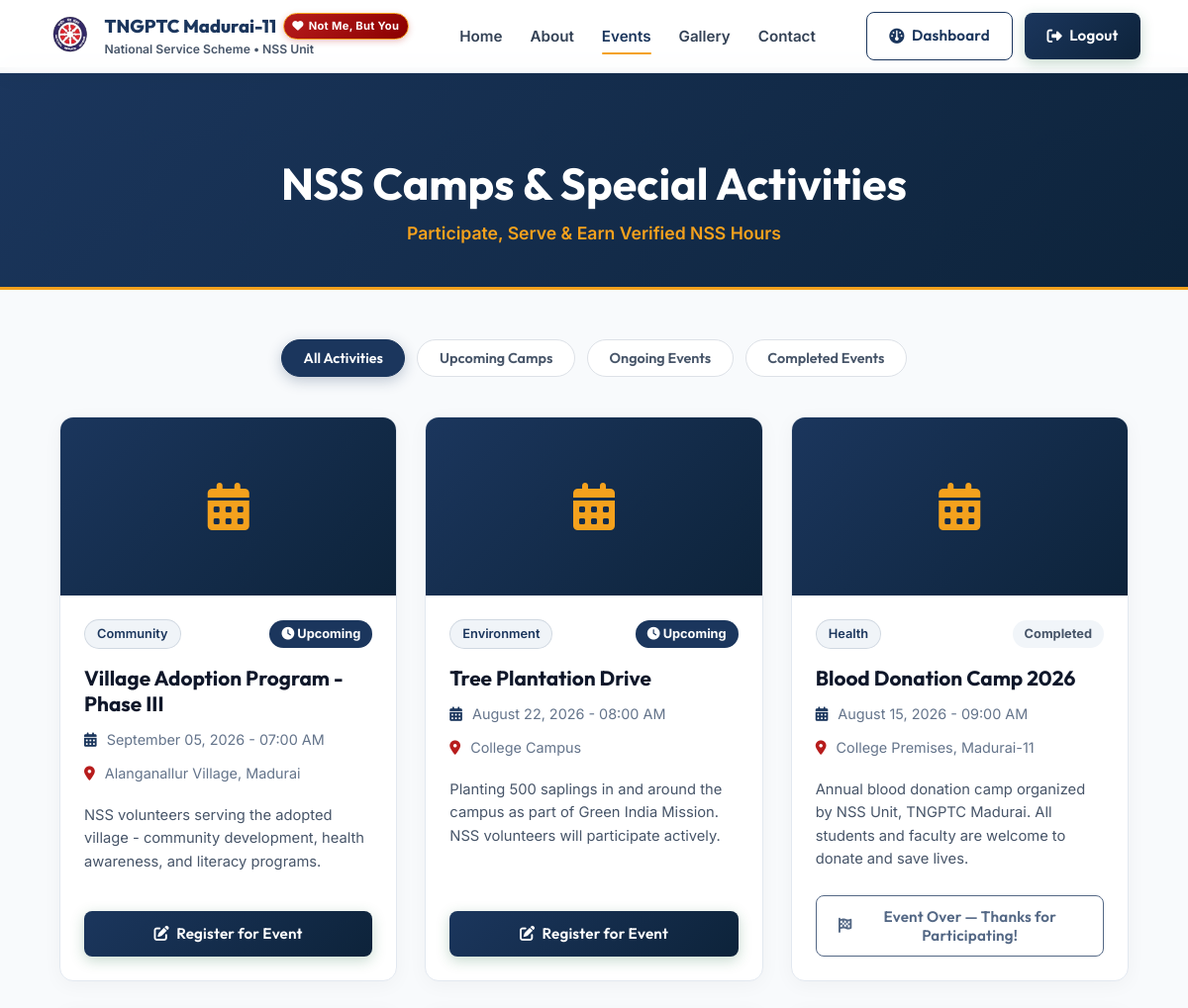
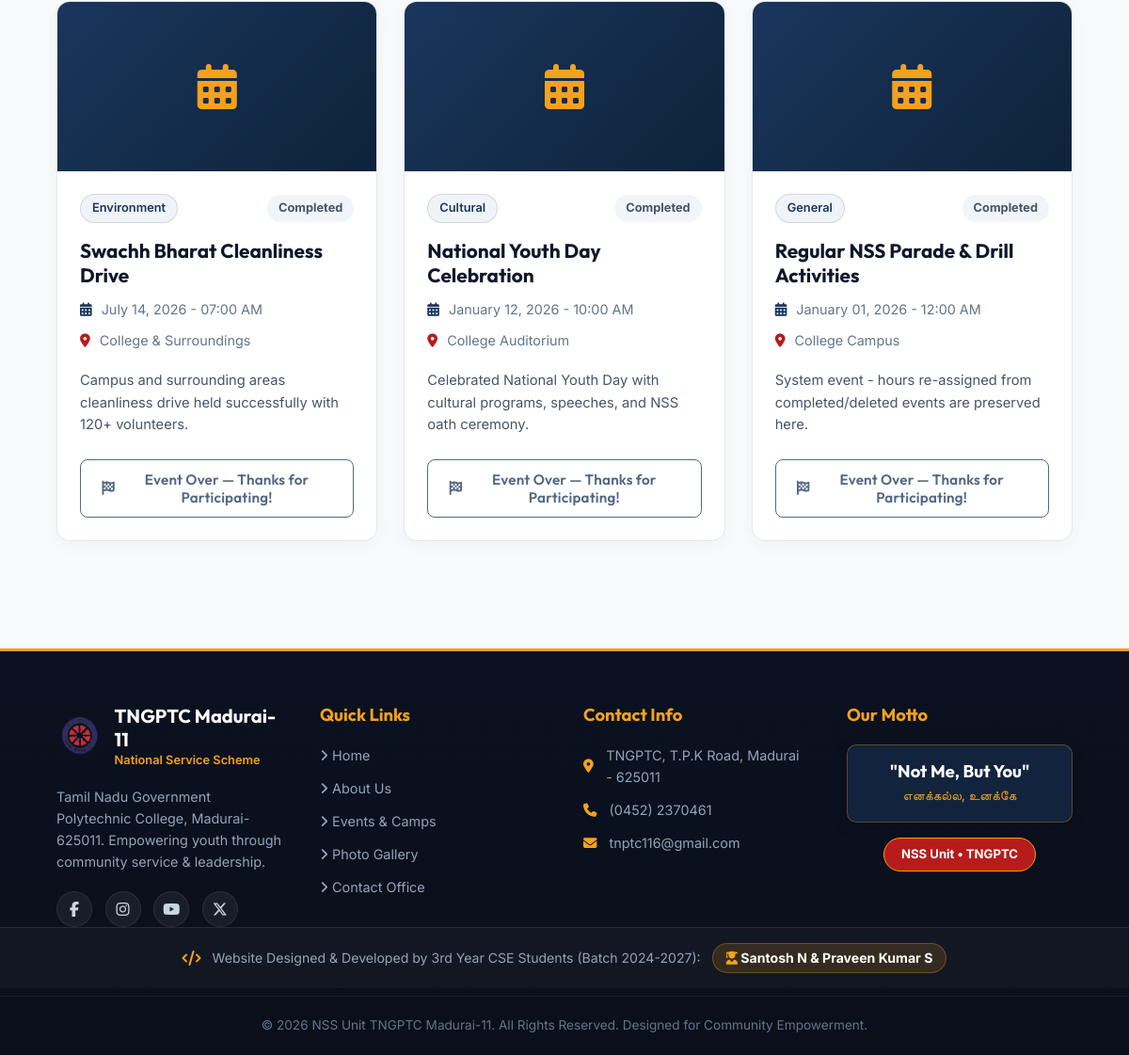
The app's page /events.php (signed in) with its own data (2 pictures, top to bottom).
### tables this page shows
CREATE TABLE events (
    id INT AUTO_INCREMENT PRIMARY KEY,
    title VARCHAR(200) NOT NULL,
    description TEXT,
    event_date DATETIME NOT NULL,
    end_date DATETIME DEFAULT NULL,
    location VARCHAR(200),
    image VARCHAR(255) DEFAULT NULL,
    image_path VARCHAR(255) DEFAULT NULL,
    category VARCHAR(100) DEFAULT 'General',
    max_participants INT DEFAULT 0,
    status ENUM('upcoming','ongoing','completed','postponed','cancelled') DEFAULT 'upcoming',
    created_by INT,
    created_at TIMESTAMP DEFAULT CURRENT_TIMESTAMP,
    FOREIGN KEY (created_by) REFERENCES users(id) ON DELETE SET NULL
);

### events.php (the view, shortened to what this page needs)
<?php
require_once __DIR__ . '/includes/header.php';
$user_id = $_SESSION['user_id'] ?? 0;
$events = [];
try {
    if (isset($pdo)) {
        if ($user_id > 0) {
            $stmt = $pdo->prepare("
                SELECT e.*, (SELECT COUNT(*) FROM event_registrations r WHERE r.event_id = e.id) as reg_count,
                       (SELECT id FROM event_registrations r2 WHERE r2.event_id = e.id AND r2.user_id = ?) as user_registered_id
                FROM events e
                ORDER BY e.event_date DESC
            ");
            $stmt->execute([$user_id]);
            $events = $stmt->fetchAll(PDO::FETCH_ASSOC);
        }
    }
} catch (Exception $e) { }
?>
<div class="page-hero" style="padding: 90px 5% 40px; text-align: center; background: linear-gradient(135deg, #1b365d 0%, #0d233a 100%); border-bottom: 3px solid #f4a11d;">
    <h1 class="page-title" style="font-size:2.8rem; color:white; margin-bottom: 0.5rem;">NSS Camps & Special Activities</h1>
    <p style="color:#f4a11d; font-size:1.1rem; font-weight:600;">Participate, Serve & Earn Verified NSS Hours</p>
</div>
<section class="section" style="padding: 50px 5%; max-width: 1300px; margin: 0 auto;">
    <div class="filters" style="display: flex; justify-content: center; gap: 12px; margin-bottom: 40px; flex-wrap: wrap;">
        <button type="button" class="filter-btn active" data-filter="all">All Activities</button>
        <button type="button" class="filter-btn" data-filter="upcoming">Upcoming Camps</button>
        <button type="button" class="filter-btn" data-filter="ongoing">Ongoing Events</button>
        <button type="button" class="filter-btn" data-filter="completed">Completed Events</button>
    </div>
    <div class="events-grid" style="display:grid; grid-template-columns: repeat(auto-fill, minmax(340px, 1fr)); gap: 28px;">
        <?php foreach ($events as $ev):
            $eventTimestamp = strtotime($ev['event_date']);
            $now = time();
            $oneDay = 86400;
            $rawStatus = strtolower($ev['status'] ?? 'upcoming');
            if ($rawStatus === 'postponed' || $rawStatus === 'cancelled') {
                $status = $rawStatus;
            } elseif ($eventTimestamp > $now) {
                $status = 'upcoming';
            } elseif ($eventTimestamp <= $now && $eventTimestamp >= ($now - $oneDay)) {
                $status = 'ongoing';
            } else {
                $status = 'completed';
            }
            $imgSrc = !empty($ev['image']) ? $ev['image'] : (!empty($ev['image_path']) ? $ev['image_path'] : null);
            $userRegistered = !empty($ev['user_registered_id']);
        ?>
        <div class="event-card event-item <?= $status ?>" data-aos="fade-up" style="background:#fff; border:1px solid #e2e8f0; border-radius:14px; overflow:hidden; display:flex; flex-direction:column; box-shadow:0 4px 20px rgba(0,0,0,0.04);">
            <?php if ($imgSrc): ?>
                <img src="<?= htmlspecialchars($imgSrc) ?>" alt="<?= htmlspecialchars($ev['title']) ?>" style="width:100%; height:200px; object-fit:cover;">
            <?php else: ?>
                <div style="width:100%; height:180px; background:linear-gradient(135deg, #1b365d 0%, #0d233a 100%); display:flex; align-items:center; justify-content:center; color:#f4a11d;">
                    <i class="fas fa-calendar-alt" style="font-size:3rem;"></i>
                </div>
            <?php endif; ?>
            <div class="event-body" style="padding: 1.5rem; flex:1; display:flex; flex-direction:column;">
                <div style="display:flex; justify-content:space-between; align-items:center; margin-bottom:1rem;">
                    <span class="badge" style="background:#f0f4f8; color:#1b365d; padding:4px 12px; border-radius:20px; font-weight:600; font-size:0.8rem; border:1px solid rgba(27,54,93,0.15);"><?= htmlspecialchars($ev['category'] ?? 'General') ?></span>
                    <?php if ($status === 'upcoming'): ?>
                        <span class="badge" style="background:#1b365d; color:#fff; padding:4px 12px; border-radius:20px; font-weight:700; font-size:0.8rem;"><i class="fas fa-clock"></i> Upcoming</span>
                    <?php elseif ($status === 'ongoing'): ?>
                        <span class="badge" style="background:#dcfce7; color:#166534; padding:4px 12px; border-radius:20px; font-weight:700; font-size:0.8rem; border:1px solid #bbf7d0;"><i class="fas fa-broadcast-tower fa-spin"></i> Ongoing Now</span>
                    <?php elseif ($status === 'completed'): ?>
                        <span class="badge" style="background:#f1f5f9; color:#475569; padding:4px 12px; border-radius:20px; font-weight:700; font-size:0.8rem;">Completed</span>
                    <?php elseif ($status === 'postponed'): ?>
                        <span class="badge" style="background:#fef3c7; color:#92400e; padding:4px 12px; border-radius:20px; font-weight:700; font-size:0.8rem;">Postponed</span>
                    <?php else: ?>
                        <span class="badge" style="background:#fee2e2; color:#991b1b; padding:4px 12px; border-radius:20px; font-weight:700; font-size:0.8rem;">Cancelled</span>
                    <?php endif; ?>
                </div>
                <h3 class="event-title" style="font-size:1.3rem; color:#0f172a; margin-bottom:0.75rem; font-family:'Outfit',sans-serif;"><?= htmlspecialchars($ev['title']) ?></h3>
                <div class="event-meta" style="margin-bottom:1.25rem; font-size:0.9rem; color:#64748b;">
                    <div style="margin-bottom:4px;"><i class="fas fa-calendar-alt" style="color:#1b365d; margin-right:6px;"></i> <?= date('F d, Y - h:i A', $eventTimestamp) ?></div>
                    <div><i class="fas fa-map-marker-alt" style="color:#b71c1c; margin-right:6px;"></i> <?= htmlspecialchars($ev['location']) ?></div>
                </div>
                <p style="color:#475569; font-size:0.92rem; line-height:1.6; margin-bottom:1.5rem; flex:1;"><?= htmlspecialchars($ev['description'] ?? '') ?></p>
                <div class="event-footer" style="margin-top:auto;">
                    <?php if ($status === 'completed'): ?>
                        <button class="btn btn-outline btn-block" style="width:100%; opacity:0.75; font-weight:600;" disabled>
                            <i class="fas fa-flag-checkered"></i> Event Over — Thanks for Participating!
                        </button>
                    <?php elseif ($status === 'postponed' || $status === 'cancelled'): ?>
                        <button class="btn btn-outline btn-block" style="width:100%; opacity:0.85; color:#92400e; background:#fffbe8;" disabled>
                            <i class="fas fa-pause-circle"></i> Event <?= ucfirst($status) ?>
                        </button>
                    <?php elseif ($userRegistered): ?>
                        <a href="event-detail.php?id=<?= $ev['id'] ?>" class="btn btn-success btn-block" style="width:100%; text-align:center; background:#166534; border:none; color:white; font-weight:700;">
                            <i class="fas fa-check-circle"></i> Already Registered (View)
                        </a>
                    <?php else: ?>
                        <a href="event-detail.php?id=<?= $ev['id'] ?>" class="btn btn-primary btn-block" style="width:100%; text-align:center;">
                            <i class="fas fa-edit"></i> Register for Event
                        </a>
                    <?php endif; ?>
                </div>
            </div>
        </div>
        <?php endforeach; ?>
    </div>
</section>
<?php require_once __DIR__ . '/includes/footer.php'; ?>

### css/style.css (style rules this page uses)
:root { --primary: #1b365d; --primary-dark: #0d233a; --primary-light: #2a4a7f; --primary-subtle: rgba(27, 54, 93, 0.08); --accent: #f4a11d; --accent-light: #f4a11d; --accent-dark: #d98200; --accent-subtle: rgba(244, 161, 29, 0.12); --nss-red: #b71c1c; --bg: #f0f2f5; --bg-surface: #ffffff; --bg-card: #ffffff; --bg-card-hover: #fafbfc; --bg-alt: #edf0f4; --bg-section-alt: #f5f7fa; --border: #dde1e7; --border-accent: rgba(244, 161, 29, 0.4); --shadow: 0 4px 20px rgba(0, 0, 0, 0.06); --shadow-hover: 0 12px 35px rgba(27, 54, 93, 0.14); --shadow-accent-glow: 0 8px 25px rgba(244, 161, 29, 0.25); --text: #0f172a; --text-dark: #0f172a; --text-muted: #475569; --text-dim: #64748b; --font-heading: 'Outfit', sans-serif; --font-body: 'Inter', sans-serif; --radius: 10px; --radius-lg: 14px; --radius-full: 9999px; --transition: 0.3s cubic-bezier(0.4, 0, 0.2, 1); --z-particles: 0; --z-base: 1; --z-nav: 1000; --z-modal: 2000; --z-loader: 9999; }
*, *::before, *::after { margin: 0; padding: 0; box-sizing: border-box; }
html { scroll-behavior: smooth; font-size: 16px; }
body { background-color: var(--bg); color: var(--text); font-family: var(--font-body); line-height: 1.6; overflow-x: hidden; -webkit-font-smoothing: antialiased; }
h1, h2, h3, h4, h5, h6 { font-family: var(--font-heading); font-weight: 700; line-height: 1.25; margin-bottom: 0.75rem; color: var(--text-dark); }
a { color: var(--primary); text-decoration: none; transition: color var(--transition); }
.btn { display: inline-flex; align-items: center; justify-content: center; padding: 0.7rem 1.4rem; border-radius: 8px; font-family: var(--font-heading); font-weight: 600; font-size: 0.95rem; cursor: pointer; transition: all var(--transition); border: none; outline: none; gap: 0.45rem; text-transform: none; letter-spacing: 0.2px; }
.btn-primary { background: linear-gradient(135deg, var(--primary) 0%, var(--primary-dark) 100%); color: #fff !important; box-shadow: 0 4px 14px rgba(26, 107, 60, 0.25); }
.btn-outline { background: transparent; border: 1.5px solid var(--primary); color: var(--primary) !important; }
.btn-block { width: 100%; }
.events-grid { display: grid; grid-template-columns: repeat(auto-fill, minmax(340px, 1fr)); gap: 2rem; }
.event-card { padding: 0; display: flex; flex-direction: column; overflow: hidden; }
.badge { padding: 0.3rem 0.85rem; border-radius: var(--radius-full); font-size: 0.78rem; font-weight: 600; }
.event-title { font-size: 1.3rem; margin-bottom: 0.65rem; color: var(--text-dark); }
.event-meta { display: flex; flex-direction: column; gap: 0.4rem; color: var(--text-muted); font-size: 0.9rem; margin-bottom: 1.25rem; }
.filter-btn { background: #ffffff; border: 1px solid var(--border); color: var(--text-muted); padding: 0.55rem 1.35rem; border-radius: var(--radius-full); cursor: pointer; transition: all var(--transition); font-family: var(--font-heading); font-weight: 600; font-size: 0.9rem; }
.filter-btn.active, .filter-btn:hover { background: var(--primary); color: #ffffff; border-color: var(--primary); box-shadow: 0 4px 14px rgba(27, 54, 93, 0.25); }

### includes/header.php (style rules this page uses)
:root { --nss-blue: #1b365d; --nss-navy: #0d233a; --nss-red: #b71c1c; --nss-gold: #f4a11d; --nss-gold-dark: #d98200; --primary: #1b365d; --primary-dark: #0d233a; --accent: #f4a11d; --light-bg: #f8fafc; --glass-bg: rgba(255, 255, 255, 0.96); --glass-border: rgba(226, 232, 240, 0.9); }
body { font-family: 'Inter', sans-serif; background-color: var(--light-bg); color: #0f172a; margin: 0; padding: 0; }
h1, h2, h3, h4, h5, h6 { font-family: 'Outfit', sans-serif; }

### records on screen
events: category "Community", status "upcoming" (drawn), title "Village Adoption Program - Phase III", event_date "September 05, 2026 - 07:00 AM", location "Alanganallur Village, Madurai", description "NSS volunteers serving the adopted village - community development, health awareness, and literacy programs."
events: category "Environment", status "upcoming" (drawn), title "Tree Plantation Drive", event_date "August 22, 2026 - 08:00 AM", location "College Campus", description "Planting 500 saplings in and around the campus as part of Green India Mission. NSS volunteers will participate actively."
events: category "Health", status "Completed", title "Blood Donation Camp 2026", event_date "August 15, 2026 - 09:00 AM", location "College Premises, Madurai-11", description "Annual blood donation camp organized by NSS Unit, TNGPTC Madurai. All students and faculty are welcome to donate and save lives."
events: category "Environment", status "Completed", title "Swachh Bharat Cleanliness Drive", event_date "July 14, 2026 - 07:00 AM", location "College & Surroundings", description "Campus and surrounding areas cleanliness drive held successfully with 120+ volunteers."
events: category "Cultural", status "Completed", title "National Youth Day Celebration", event_date "January 12, 2026 - 10:00 AM", location "College Auditorium", description "Celebrated National Youth Day with cultural programs, speeches, and NSS oath ceremony."
events: category "General", status "Completed", title "Regular NSS Parade & Drill Activities", event_date "January 01, 2026 - 12:00 AM", location "College Campus", description "System event - hours re-assigned from completed/deleted events are preserved here."
